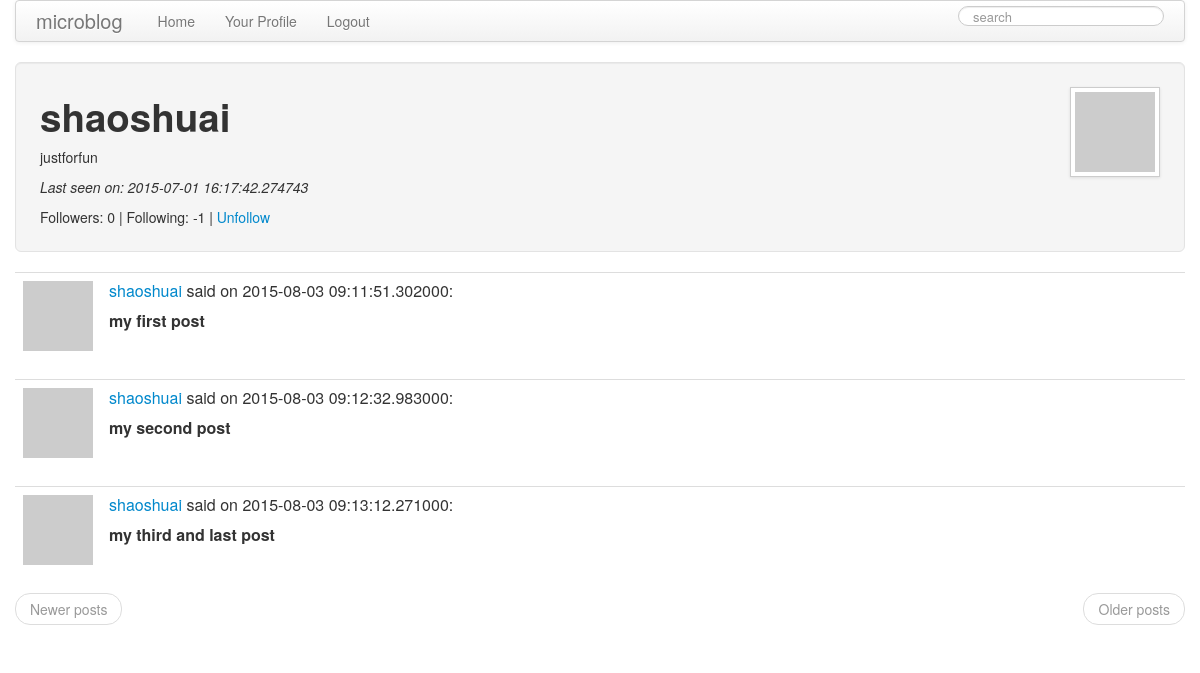
Screenshot of /user/shaoshuai/1 (signed in) with the database file from the repository.
### app/models.py (models this page shows, shortened)
class User(db.Model):
    id = db.Column(db.Integer, primary_key=True)
    nickname = db.Column(db.String(64), index=True, unique=True)
    email = db.Column(db.String(120), index=True, unique=True)
    posts = db.relationship('Post', backref='author', lazy='dynamic')
    about_me = db.Column(db.String(140))
    last_seen = db.Column(db.DateTime)
    followed = db.relationship('User',
                               secondary=followers,
                               primaryjoin=(followers.c.follower_id == id),
                               secondaryjoin=(followers.c.followed_id == id),
                               backref=db.backref('followers', lazy='dynamic'),
                               lazy='dynamic')
    def is_authenticated(self):
        return True
    def avatar(self, size):
            return 'http://www.gravatar.com/avatar/%s?d=mm&s=%d' % (md5(self.email.encode('utf-8')).hexdigest(), size)
    def is_following(self, user):
        return self.followed.filter(followers.c.followed_id == user.id).count() > 0

class Post(db.Model):
    __searchable__ = ['body']
    id = db.Column(db.Integer, primary_key = True)
    body = db.Column(db.String(140))
    timestamp = db.Column(db.DateTime)
    user_id = db.Column(db.Integer, db.ForeignKey('user.id'))

### app/views.py (the view)
@app.route('/user/<nickname>')
@app.route('/user/<nickname>/<int:page>')
@login_required
def user(nickname, page=1):
    user = User.query.filter_by(nickname=nickname).first()
    if user is None:
        flash('user %s not found.' % nickname)
        return redirect(url_for('index'))
    posts = user.posts.paginate(page, POSTS_PER_PAGE, False)
    return render_template('user.html',
                           user=user,
                           posts=posts)

### app/forms.py
class SearchForm(Form):
    search = StringField('search', validators=[DataRequired()])

### app/views.py (called while the page is built)
@lm.user_loader
def load_user(id):
    return User.query.get(int(id))

@app.before_request
def before_request():
    g.user = current_user
    if g.user.is_authenticated():
        g.user.last_seen = datetime.utcnow()
        db.session.add(g.user)
        db.session.commit()
        g.search_form = SearchForm()

### app/templates/user.html (shortened to what this page needs)
{% extends "base.html" %}
{% block content %}
    <div class="well well-large" style="height: 140px;">
        <div class="pull-right">
            <img src="{{ user.avatar(128) }}" class="img-polaroid">
        </div>
        <h1>{{ user.nickname }}</h1>
        {% if user.about_me %}<p>{{ user.about_me }}</p>{% endif %}
        {% if user.last_seen %}<p><em>Last seen on: {{ user.last_seen }}</em></p>{% endif %}
        <p>Followers: {{ user.followers.count() - 1 }} | Following: {{ user.followed.count() - 1 }} |
        {% if user.id == g.user.id %}
            <a href="{{ url_for('edit') }}">Edit your profile</a>
        {% elif not g.user.is_following(user) %}
            <a href="{{ url_for('follow', nickname=user.nickname) }}">Follow</a>
        {% else %}
            <a href="{{ url_for('unfollow', nickname=user.nickname) }}">Unfollow</a>
        {% endif %}
        </p>
    </div>
    {% for post in posts.items %}
        {% include 'post.html' %}
    {% endfor %}
    <ul class="pager">
        {% if posts.has_prev %}
        <li class="previous"><a href="{{ url_for('user', nickname=user.nickname, page=posts.prev_num) }}">Newer posts</a></li>
        {% else %}
        <li class="previous disabled"><a href="#">Newer posts</a></li>
        {% endif %}
        {% if posts.has_next %}
        <li class="next"><a href="{{ url_for('user', nickname=user.nickname, page=posts.next_num) }}">Older_posts</a></li>
        {% else %}
        <li class="next disabled"><a href="#">Older posts</a></li>
        {% endif %}
    </ul>
{% endblock %}

### app/templates/post.html
<table class="table table-hover">
    <tr>
        <td width="70px">
            <a href="{{ url_for('user', nickname=post.author.nickname) }}"><img src="{{ post.author.avatar(70) }}" /></a>
        </td>
        <td>
            <p>
                <a href="{{ url_for('user', nickname=post.author.nickname) }}">{{ post.author.nickname }}</a> said on {{ post.timestamp }}:
            </p>
            <p>
                <strong>{{ post.body }}</strong>
            </p>
        </td>
    </tr>
</table>

### rows the page displays
User: nickname "shaoshuai", about_me "justforfun", last_seen "2015-07-01 16:17:42.274743"
Post: author.nickname "shaoshuai", timestamp "2015-08-03 09:11:51.302000", body "my first post"
Post: author.nickname "shaoshuai", timestamp "2015-08-03 09:12:32.983000", body "my second post"
Post: author.nickname "shaoshuai", timestamp "2015-08-03 09:13:12.271000", body "my third and last post"

### other values shown
{{ user.followers.count() - 1 }} "0"
{{ user.followed.count() - 1 }} "-1"
